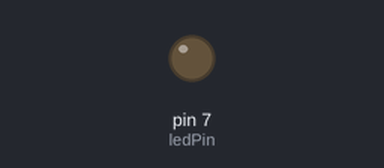
A sketch run on a simulated Arduino Uno, built with avr-gcc and run on an emulated ATmega328P. On the bench: output pins drawn as LEDs (lit = HIGH). What the sketch prints to the serial monitor is not drawn.

Above: at 0.2 s.
Timing chart, 0 to 1.9 s (numbered marks = the images above):
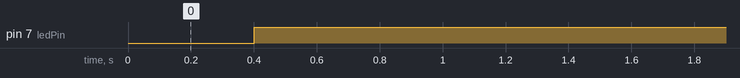

The sketch:

SecondTest_Send.ino
```cpp
// demo: CAN-BUS Shield, send data
#include <mcp_can.h>
#include <SPI.h>

// the cs pin of the version after v1.1 is default to D9
// v0.9b and v1.0 is default D10
const int SPI_CS_PIN = 10;
const int ledPin = 7;


MCP_CAN CAN(SPI_CS_PIN);                                    // Set CS pin

void setup()
{
    pinMode(ledPin, OUTPUT);
    Serial.begin(115200);


START_INIT:

    if(CAN_OK == CAN.begin(CAN_500KBPS))                   // init can bus : baudrate = 500k
    {
        Serial.println("CAN BUS Shield init ok!");
    }
    else
    {
        Serial.println("CAN BUS Shield init fail");
        Serial.println("Init CAN BUS Shield again");
        delay(100);
        goto START_INIT;
    }
}
unsigned char stmp[8] = {0, 0, 0, 0, 0, 0, 0, 0};
unsigned char stmp2[8] = {1, 0, 0, 0, 0, 0, 0, 0};
void loop()
{
    // send data:  id = 0x00, standrad flame, data len = 8, stmp: data buf
    CAN.sendMsgBuf(0x00, 0, 8, stmp);
    delay(200);                       // send data per 100ms
    CAN.sendMsgBuf(0x00, 0, 8, stmp2);
    delay(200);
    digitalWrite(ledPin, HIGH);
}

/*********************************************************************************************************
  END FILE
*********************************************************************************************************/
```

Measured:
- by itself, pin 7 (ledPin): LOW → HIGH at 0.40 s
